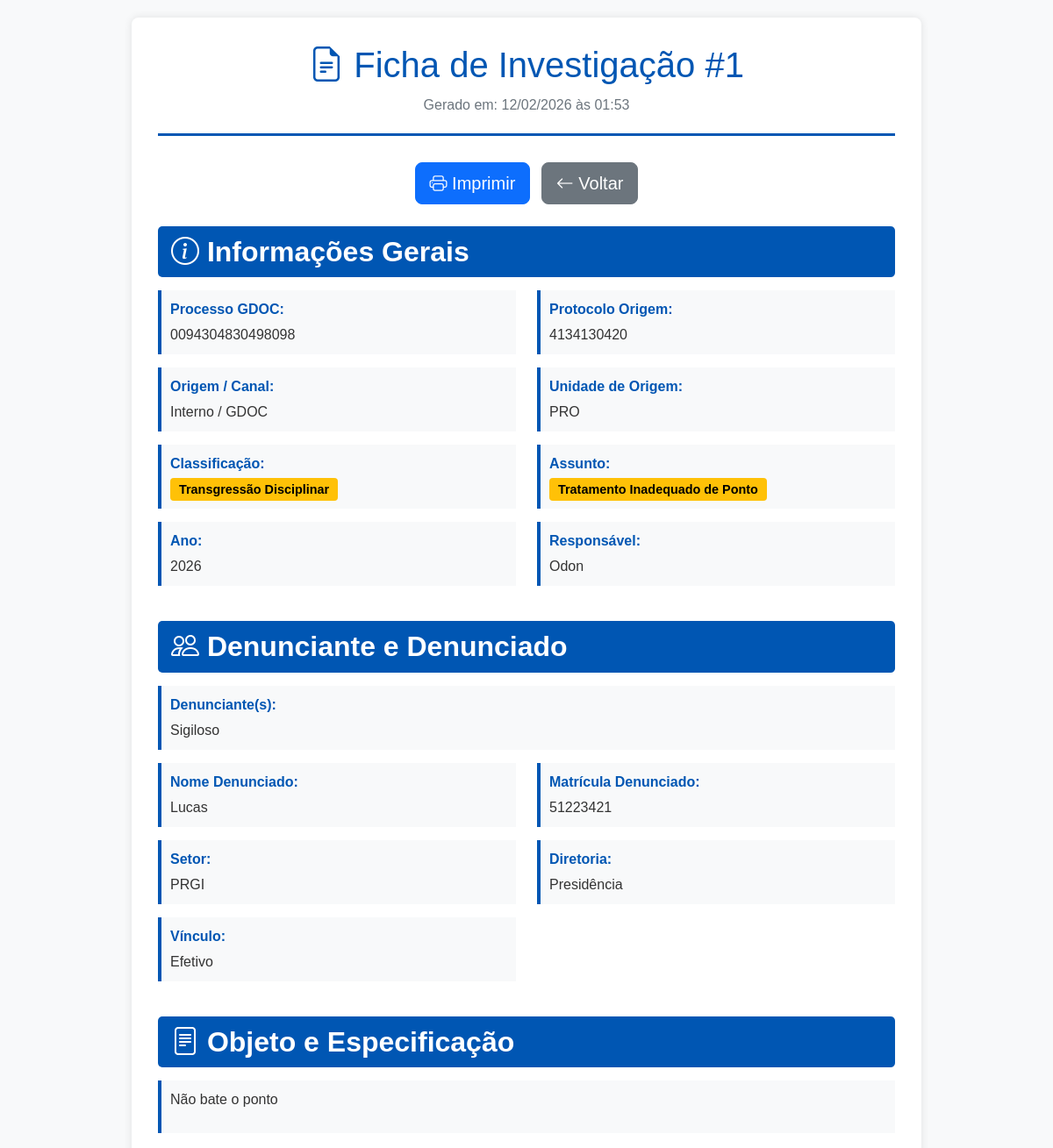
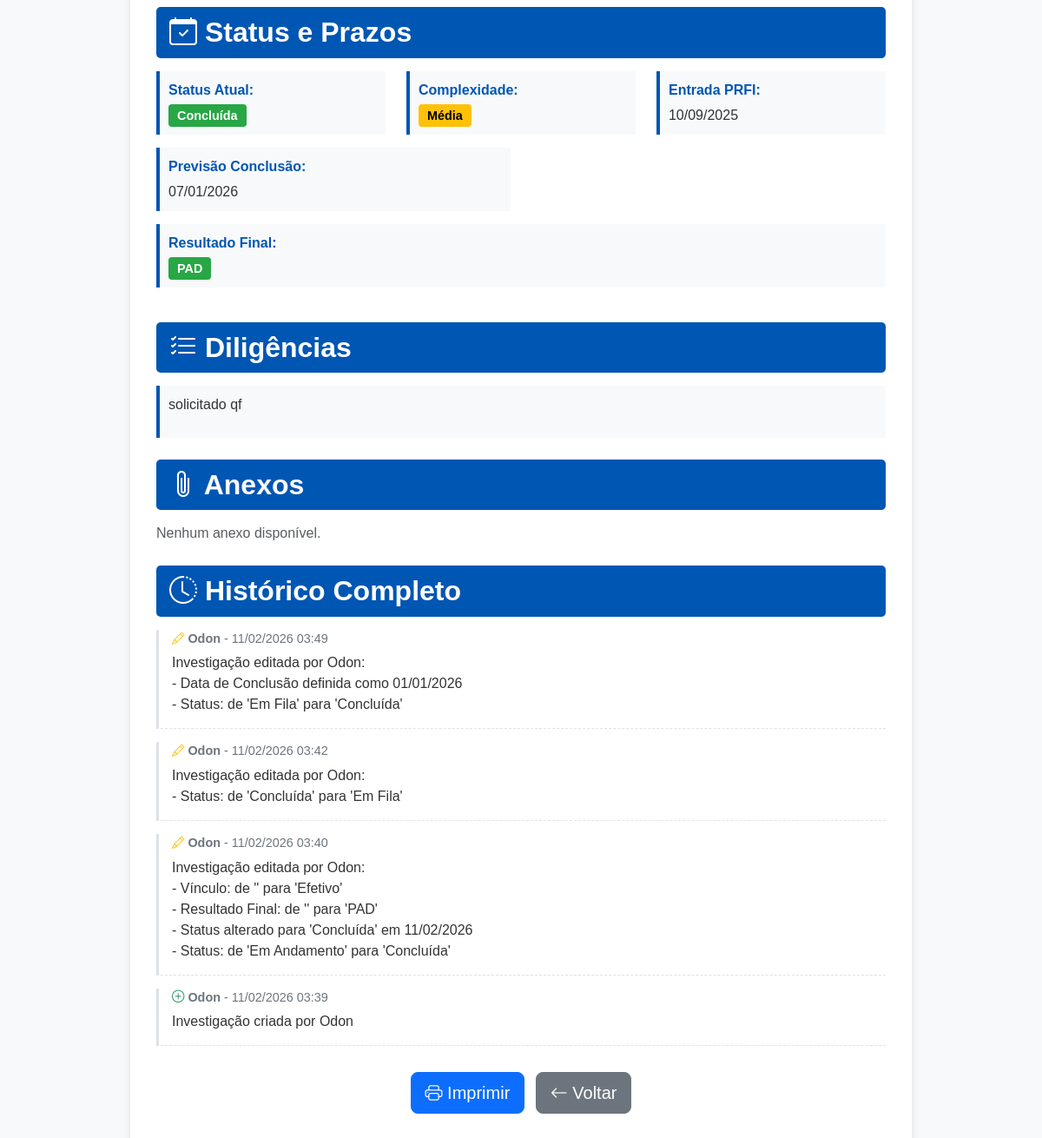
Before: /investigacoes/1/imprimir (signed in) with the older database file (2 pictures, top to bottom).
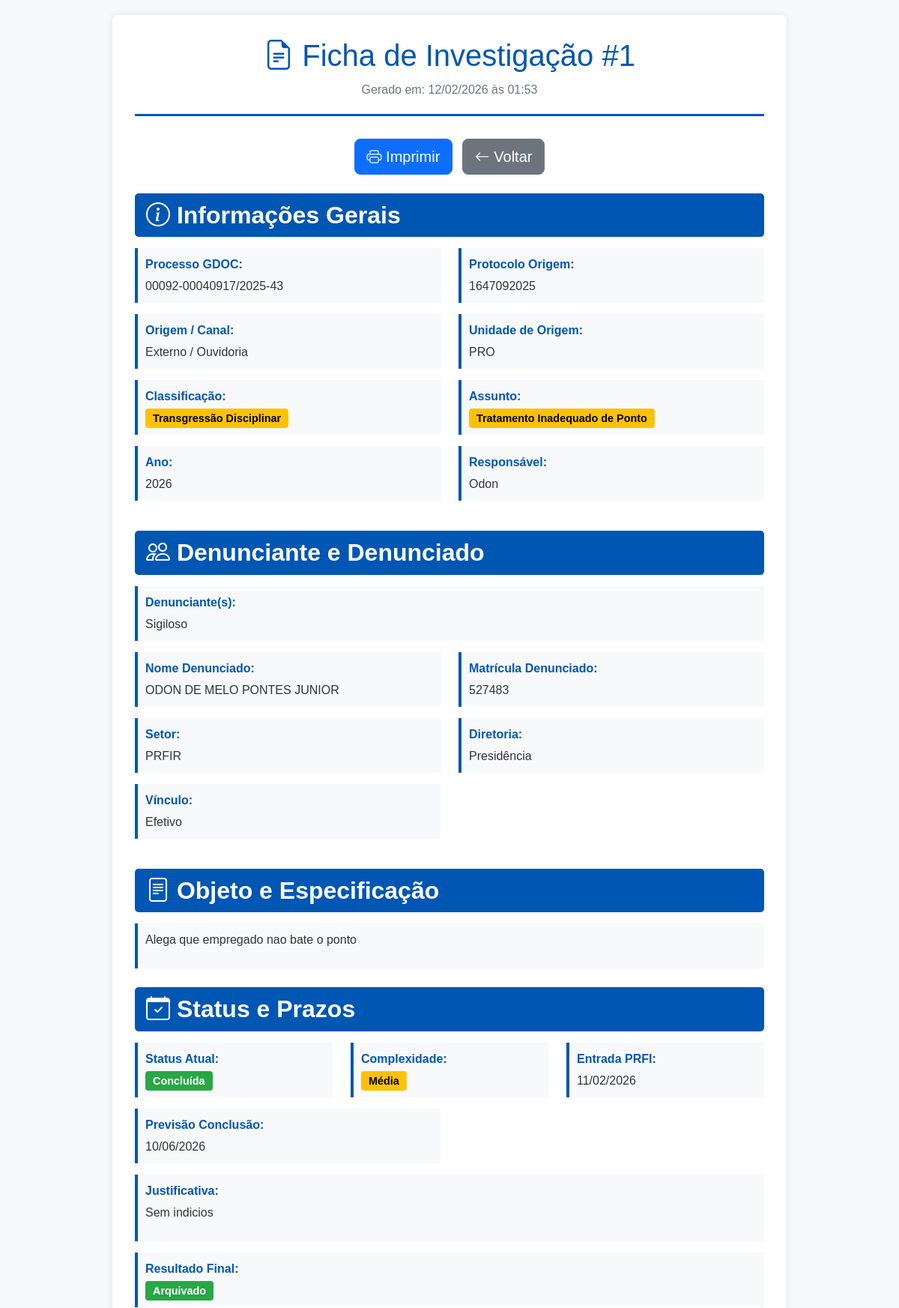
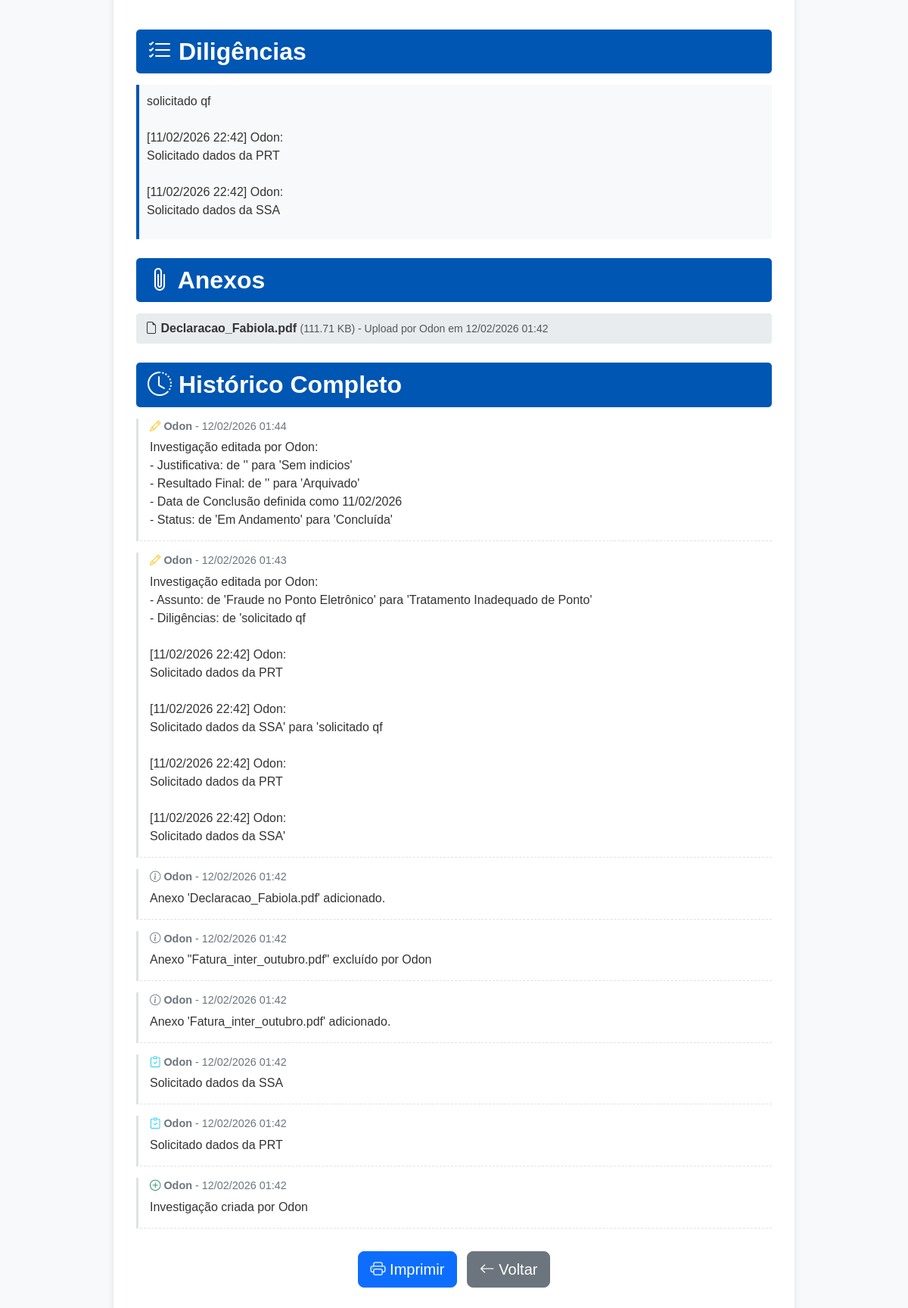
After: the same page with the newer database file (2 pictures, top to bottom).
### models.py (models this page shows, shortened)
class Investigacao(db.Model):
    __tablename__ = 'investigacoes'
    id = db.Column(db.Integer, primary_key=True)
    responsavel = db.Column(db.String(100), nullable=False)
    origem = db.Column(db.String(50))
    canal = db.Column(db.String(50))
    protocolo_origem = db.Column(db.String(100))
    admitida_ou_inadmitida = db.Column(db.String(20))
    unidade_origem = db.Column(db.String(100))
    classificacao = db.Column(db.String(100))
    assunto = db.Column(db.String(200))
    processo_gdoc = db.Column(db.String(100))
    ano = db.Column(db.Integer)
    denunciante = db.Column(db.String(200))
    matricula_denunciado = db.Column(db.String(50))
    nome_denunciado = db.Column(db.String(200))
    setor = db.Column(db.String(100))
    diretoria = db.Column(db.String(100))
    vinculo = db.Column(db.String(50))
    objeto_especificacao = db.Column(db.Text)
    diligencias = db.Column(db.Text)
    complexidade = db.Column(db.String(20))
    entrada_prfi = db.Column(db.Date)
    portaria_instauracao = db.Column(db.String(100))
    distribuicao_prfip = db.Column(db.Date)
    distribuicao_prfir = db.Column(db.Date)
    previsao_conclusao = db.Column(db.Date)
    data_conclusao = db.Column(db.Date, nullable=True)  # ✅ NOVO CAMPO ADICIONADO!
    status = db.Column(db.String(50), default='Em Andamento')
    resultado_final = db.Column(db.String(200))
    justificativa = db.Column(db.Text)
    envio_prfi = db.Column(db.Date)
    envio_prf = db.Column(db.Date)
    criado_em = db.Column(db.DateTime, default=datetime.utcnow)
    atualizado_em = db.Column(db.DateTime, default=datetime.utcnow, onupdate=datetime.utcnow)
    historico = db.relationship('HistoricoDiligencia', backref='investigacao', lazy=True, cascade='all, delete-orphan')
    @property
    def dias_restantes(self):
        if self.status == 'Concluída':
            return None  # ✅ NÃO CALCULA PRAZO PARA CONCLUÍDAS!
        if self.previsao_conclusao:
            delta = self.previsao_conclusao - datetime.now().date()
            return delta.days
        return None

class HistoricoDiligencia(db.Model):
    __tablename__ = 'historico_diligencias'
    id = db.Column(db.Integer, primary_key=True)
    investigacao_id = db.Column(db.Integer, db.ForeignKey('investigacoes.id'), nullable=False)
    data = db.Column(db.DateTime, default=datetime.utcnow)
    usuario = db.Column(db.String(100))
    descricao = db.Column(db.Text, nullable=False)
    tipo = db.Column(db.String(50))  # 'diligencia', 'edicao', 'status'

class Anexo(db.Model):
    __tablename__ = 'anexos'
    id = db.Column(db.Integer, primary_key=True)
    investigacao_id = db.Column(db.Integer, db.ForeignKey('investigacoes.id'), nullable=False)
    nome_arquivo = db.Column(db.String(255), nullable=False)  # Nome original do arquivo
    caminho_arquivo = db.Column(db.String(255), nullable=False)  # Caminho onde o arquivo está salvo no servidor
    tipo_mime = db.Column(db.String(100))  # Tipo MIME do arquivo (ex: application/pdf, image/jpeg)
    tamanho_bytes = db.Column(db.Integer)  # Tamanho do arquivo em bytes
    data_upload = db.Column(db.DateTime, default=datetime.utcnow)
    usuario_upload = db.Column(db.String(100))  # Quem fez o upload
    investigacao = db.relationship('Investigacao', backref='anexos', lazy=True)

### app.py (the view)
@app.route('/investigacoes/<int:id>/imprimir')
def imprimir_investigacao(id):
    if 'usuario' not in session:
        flash('Você precisa fazer login primeiro!', 'warning')
        return redirect(url_for('login'))
    investigacao = Investigacao.query.get_or_404(id)
    historico = HistoricoDiligencia.query.filter_by(investigacao_id=id).order_by(HistoricoDiligencia.data.desc()).all()
    anexos = Anexo.query.filter_by(investigacao_id=id).order_by(Anexo.data_upload.desc()).all()
    dias_restantes = None
    esta_atrasado = False
    if investigacao.previsao_conclusao and investigacao.status == 'Em Andamento':
        hoje = datetime.now().date()
        dias_restantes = (investigacao.previsao_conclusao - hoje).days
        esta_atrasado = dias_restantes < 0
    return render_template('imprimir_investigacao.html',
                           investigacao=investigacao,
                           historico=historico,
                           anexos=anexos,
                           dias_restantes=dias_restantes,
                           esta_atrasado=esta_atrasado,
                           datetime=datetime)

### templates/imprimir_investigacao.html (shortened to what the changed rows need)
<!DOCTYPE html>
<html lang="pt-br">
<head>
    <link href="https://cdn.jsdelivr.net/npm/bootstrap@5.3.2/dist/css/bootstrap.min.css" rel="stylesheet">
    <link rel="stylesheet" href="https://cdn.jsdelivr.net/npm/bootstrap-icons@1.11.3/font/bootstrap-icons.min.css">
</head>
<body>
    <div class="container-print">
        <div class="header-print">
            <h1><i class="bi bi-file-earmark-text"></i> Ficha de Investigação #{{ investigacao.id }}</h1>
            <p>Gerado em: {{ datetime.now().strftime('%d/%m/%Y às %H:%M') }}</p>
        </div>
        <div class="text-center no-print btn-print">
            <button onclick="window.print()" class="btn btn-primary btn-lg me-2">
            </button>
            <a href="{{ url_for('detalhes', id=investigacao.id) }}" class="btn btn-secondary btn-lg">
            </a>
        </div>
        <h2 class="section-title"><i class="bi bi-info-circle"></i> Informações Gerais</h2>
        <div class="row">
            <div class="col-md-6">
                <div class="info-row">
                    <strong>Processo GDOC:</strong>
                    {{ investigacao.processo_gdoc or '-' }}
                </div>
            </div>
            <div class="col-md-6">
                <div class="info-row">
                    <strong>Protocolo Origem:</strong>
                    {{ investigacao.protocolo_origem or '-' }}
                </div>
            </div>
            <div class="col-md-6">
                <div class="info-row">
                    <strong>Origem / Canal:</strong>
                    {{ investigacao.origem or '-' }} / {{ investigacao.canal or '-' }}
                </div>
            </div>
            <div class="col-md-6">
                <div class="info-row">
                    <strong>Unidade de Origem:</strong>
                    {{ investigacao.unidade_origem or '-' }}
                </div>
            </div>
            <div class="col-md-6">
                <div class="info-row">
                    <strong>Classificação:</strong>
                    <span class="badge-custom badge-em-andamento">{{ investigacao.classificacao or '-' }}</span>
                </div>
            </div>
            <div class="col-md-6">
                <div class="info-row">
                    <strong>Assunto:</strong>
                    <span class="badge-custom badge-em-andamento">{{ investigacao.assunto or '-' }}</span>
                </div>
            </div>
            <div class="col-md-6">
                <div class="info-row">
                    <strong>Ano:</strong>
                    {{ investigacao.ano or '-' }}
                </div>
            </div>
            <div class="col-md-6">
                <div class="info-row">
                    <strong>Responsável:</strong>
                    {{ investigacao.responsavel or '-' }}
                </div>
            </div>
        </div>
        <h2 class="section-title"><i class="bi bi-people"></i> Denunciante e Denunciado</h2>
        <div class="row">
            <div class="col-12">
                <div class="info-row">
                    <strong>Denunciante(s):</strong>
                    {{ investigacao.denunciante or '-' }}
                </div>
            </div>
            <div class="col-md-6">
                <div class="info-row">
                    <strong>Nome Denunciado:</strong>
                    {{ investigacao.nome_denunciado or '-' }}
                </div>
            </div>
            <div class="col-md-6">
                <div class="info-row">
                    <strong>Matrícula Denunciado:</strong>
                    {{ investigacao.matricula_denunciado or '-' }}
                </div>
            </div>
            <div class="col-md-6">
                <div class="info-row">
                    <strong>Setor:</strong>
                    {{ investigacao.setor or '-' }}
                </div>
            </div>
            <div class="col-md-6">
                <div class="info-row">
                    <strong>Diretoria:</strong>
                    {{ investigacao.diretoria or '-' }}
                </div>
            </div>
            <div class="col-md-6">
                <div class="info-row">
                    <strong>Vínculo:</strong>
                    {{ investigacao.vinculo or '-' }}
                </div>
            </div>
        </div>
        <h2 class="section-title"><i class="bi bi-file-text"></i> Objeto e Especificação</h2>
        <div class="info-row">
            <p style="white-space: pre-line;">{{ investigacao.objeto_especificacao or 'Não informado.' }}</p>
        </div>
        <h2 class="section-title"><i class="bi bi-calendar-check"></i> Status e Prazos</h2>
        <div class="row">
            <div class="col-md-4">
                <div class="info-row">
                    <strong>Status Atual:</strong>
                    {% if investigacao.status == 'Em Andamento' %}
                        <span class="badge-custom badge-em-andamento">{{ investigacao.status }}</span>
                    {% elif investigacao.status == 'Concluída' %}
                        <span class="badge-custom badge-concluida">{{ investigacao.status }}</span>
                    {% elif investigacao.status == 'Arquivada' %}
                        <span class="badge-custom badge-arquivada">{{ investigacao.status }}</span>
                    {% else %}
                        <span class="badge-custom">{{ investigacao.status or '-' }}</span>
                    {% endif %}
                </div>
            </div>
            <div class="col-md-4">
                <div class="info-row">
                    <strong>Complexidade:</strong>
                    {% if investigacao.complexidade == 'Baixa' %}
                        <span class="badge-custom badge-baixa">{{ investigacao.complexidade }}</span>
                    {% elif investigacao.complexidade == 'Média' %}
                        <span class="badge-custom badge-media">{{ investigacao.complexidade }}</span>
                    {% elif investigacao.complexidade == 'Alta' %}
                        <span class="badge-custom badge-alta">{{ investigacao.complexidade }}</span>
                    {% else %}
                        <span class="badge-custom">{{ investigacao.complexidade or '-' }}</span>
                    {% endif %}
                </div>
            </div>
            <div class="col-md-4">
                <div class="info-row">
                    <strong>Entrada PRFI:</strong>
                    {{ investigacao.entrada_prfi.strftime('%d/%m/%Y') if investigacao.entrada_prfi else '-' }}
                </div>
            </div>
            <div class="col-md-6">
                <div class="info-row">
                    <strong>Previsão Conclusão:</strong>
                    {{ investigacao.previsao_conclusao.strftime('%d/%m/%Y') if investigacao.previsao_conclusao else '-' }}
                </div>
            </div>
            {% if investigacao.justificativa %}
            <div class="col-12">
                <div class="info-row">
                    <strong>Justificativa:</strong>
                    <p style="white-space: pre-line;">{{ investigacao.justificativa }}</p>
                </div>
            </div>
            {% endif %}
            {% if investigacao.resultado_final %}
            <div class="col-12">
                <div class="info-row">
                    <strong>Resultado Final:</strong>
                    <span class="badge-custom badge-concluida">{{ investigacao.resultado_final }}</span>
                </div>
            </div>
            {% endif %}
        </div>
        <h2 class="section-title"><i class="bi bi-list-check"></i> Diligências</h2>
        {% if investigacao.diligencias %}
            <div class="info-row">
                <p style="white-space: pre-line;">{{ investigacao.diligencias }}</p>
            </div>
        {% else %}
            <p class="text-muted">Nenhuma diligência registrada.</p>
        {% endif %}
        <h2 class="section-title"><i class="bi bi-paperclip"></i> Anexos</h2>
        {% if anexos %}
            {% for anexo in anexos %}
            <div class="anexo-item">
                <i class="bi bi-file-earmark"></i>
                <strong>{{ anexo.nome_arquivo }}</strong>
                <small class="text-muted">
                    ({{ (anexo.tamanho_bytes / 1024)|round(2) }} KB) -
                    Upload por {{ anexo.usuario_upload or 'Sistema' }} em {{ anexo.data_upload.strftime('%d/%m/%Y %H:%M') }}
                </small>
            </div>
            {% endfor %}
        {% else %}
            <p class="text-muted">Nenhum anexo disponível.</p>
        {% endif %}
        <h2 class="section-title"><i class="bi bi-clock-history"></i> Histórico Completo</h2>
        {% if historico %}
            {% for item in historico %}
            <div class="historico-item">
                <div class="data-usuario">
                    <strong>
                        {% if item.tipo == 'criacao' %}
                            <i class="bi bi-plus-circle text-success"></i>
                        {% elif item.tipo == 'edicao' %}
                            <i class="bi bi-pencil text-warning"></i>
                        {% elif item.tipo == 'diligencia' %}
                            <i class="bi bi-clipboard-check text-info"></i>
                        {% else %}
                            <i class="bi bi-info-circle text-secondary"></i>
                        {% endif %}
                        {{ item.usuario or 'Sistema' }}
                    </strong>
                    -
                    {{ item.data.strftime('%d/%m/%Y %H:%M') if item.data else '-' }}
                </div>
                <div class="descricao">{{ item.descricao }}</div>
            </div>
            {% endfor %}
        {% else %}
            <p class="text-muted">Nenhum histórico registrado.</p>
        {% endif %}
        <div class="text-center no-print btn-print">
            <button onclick="window.print()" class="btn btn-primary btn-lg me-2">
            </button>
            <a href="{{ url_for('detalhes', id=investigacao.id) }}" class="btn btn-secondary btn-lg">
            </a>
        </div>
    </div>
</body>
</html>

Changed rows visible on the page:
changed Investigacao "PRO": processo_gdoc "0094304830498098" → "00092-00040917/2025-43"; protocolo_origem "4134130420" → "1647092025"; origem "Interno" → "Externo"; canal "GDOC" → "Ouvidoria"; nome_denunciado "Lucas" → "ODON DE MELO PONTES JUNIOR"; matricula_denunciado "51223421" → "527483"; setor "PRGI" → "PRFIR"; objeto_especificacao "Não bate o ponto" → "Alega que empregado nao bate o ponto"; entrada_prfi "10/09/2025" → "11/02/2026"; previsao_conclusao "07/01/2026" → "10/06/2026"; justificativa (not shown) → "Sem indicios"; resultado_final "PAD" → "Arquivado"; diligencias "solicitado qf" → "solicitado qf [11/02/2026 22:42] Odon: Solicitado dados da PRT [11/02/2026 22:42] Odon: Solicitado dados da SSA"
now on this page (row edited): Anexo: nome_arquivo "Declaracao_Fabiola.pdf", (anexo.tamanho_bytes/1024)|round(2) "111.71", usuario_upload "Odon", data_upload "12/02/2026 01:42"
now on this page (row edited): HistoricoDiligencia: tipo "edicao" (drawn), usuario "Odon", data "12/02/2026 01:44", descricao "Investigação editada por Odon: - Justificativa: de '' para 'Sem indicios' - Resultado Final: de '' para 'Arquivado' - Data de Conclusão definida como 11/02/2026 - Status: de 'Em Andamento' para 'Concluída'"
now on this page (row edited): HistoricoDiligencia: tipo "edicao" (drawn), usuario "Odon", data "12/02/2026 01:43", descricao "Investigação editada por Odon: - Assunto: de 'Fraude no Ponto Eletrônico' para 'Tratamento Inadequado de Ponto' - Diligências: de 'solicitado qf [11/02/2026 22:42] Odon: Solicitado dados da PRT [11/02/2026 22:42] Odon: Solicitado dados da SSA' para 'solicitado qf [11/02/2026 22:42] Odon: Solicitado dados da PRT [11/02/2026 22:42] Odon: Solicitado dados da SSA'"
now on this page (row edited): HistoricoDiligencia: tipo "upload_anexo" (drawn), usuario "Odon", data "12/02/2026 01:42", descricao "Anexo 'Declaracao_Fabiola.pdf' adicionado."
now on this page (row edited): HistoricoDiligencia: tipo "exclusao_anexo" (drawn), usuario "Odon", data "12/02/2026 01:42", descricao "Anexo \"Fatura_inter_outubro.pdf\" excluído por Odon"
changed HistoricoDiligencia: tipo "edicao" → "upload_anexo" (drawn); data "11/02/2026 03:49" → "12/02/2026 01:42"; descricao "Investigação editada por Odon: - Data de Conclusão definida como 01/01/2026 - Status: de 'Em Fila' para 'Concluída'" → "Anexo 'Fatura_inter_outubro.pdf' adicionado."
changed HistoricoDiligencia: tipo "edicao" → "diligencia" (drawn); data "11/02/2026 03:42" → "12/02/2026 01:42"; descricao "Investigação editada por Odon: - Status: de 'Concluída' para 'Em Fila'" → "Solicitado dados da SSA"
changed HistoricoDiligencia: tipo "edicao" → "diligencia" (drawn); data "11/02/2026 03:40" → "12/02/2026 01:42"; descricao "Investigação editada por Odon: - Vínculo: de '' para 'Efetivo' - Resultado Final: de '' para 'PAD' - Status alterado para 'Concluída' em 11/02/2026 - Status: de 'Em Andamento' para 'Concluída'" → "Solicitado dados da PRT"
changed HistoricoDiligencia "Investigação criada por Odon": data "11/02/2026 03:39" → "12/02/2026 01:42"
Other visible differences:
text no longer shown: "Nenhum anexo disponível."
text now shown: "Justificativa:"
